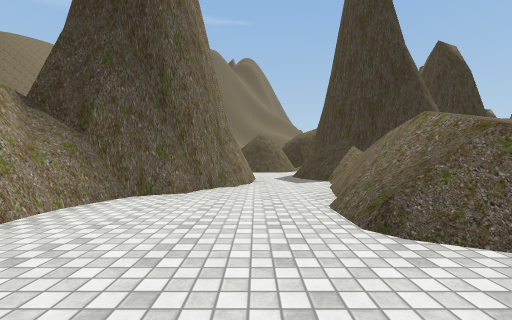
view 1 (above)

24 first-person views from a walk through a scene from a Unity 3-D project. The camera is 1.2 m above the floor, looks level and sees 90° across. The floor is counted in squares, 2 m on a side. Each view is taken from the middle of a square. On the plan, view 1 faces up. The plan holds only what a view shows up to about 9 squares ahead; the rest is blank. The place goes on beyond the plan. Some trees and plants on the terrain are drawn as simple stand-ins. The player character is not drawn. Some animated figures are left out. Some surface patterns are stand-ins.

view 2
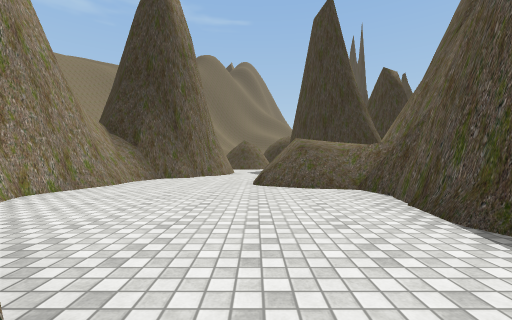

view 3
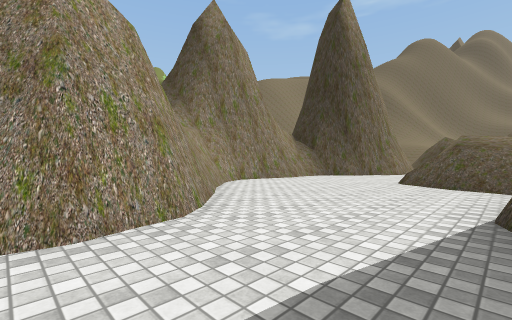

view 4
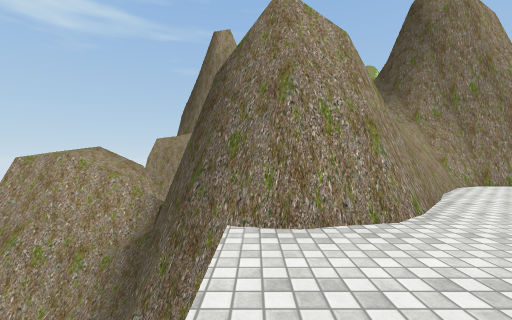

view 5
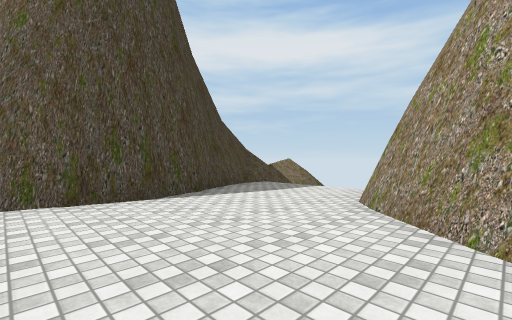

view 6
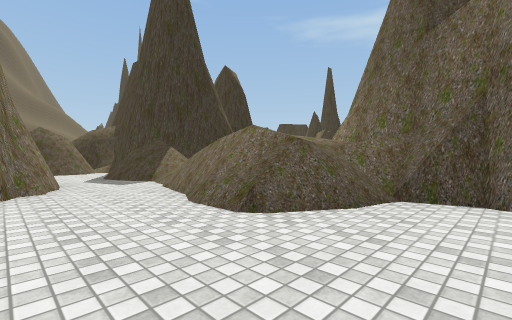

view 7
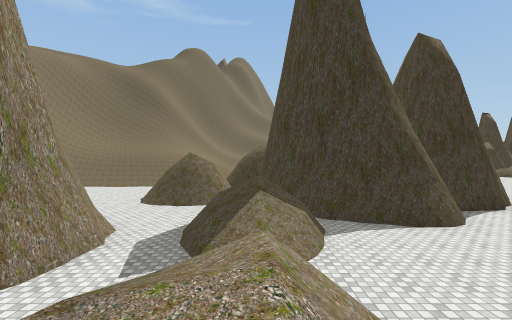

view 8
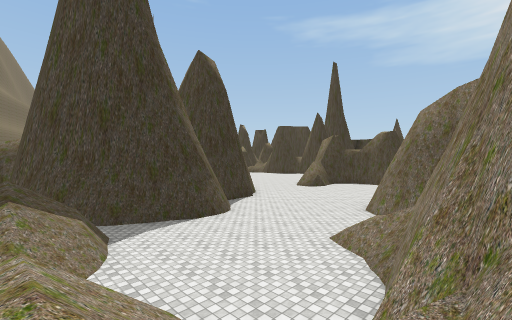

view 9
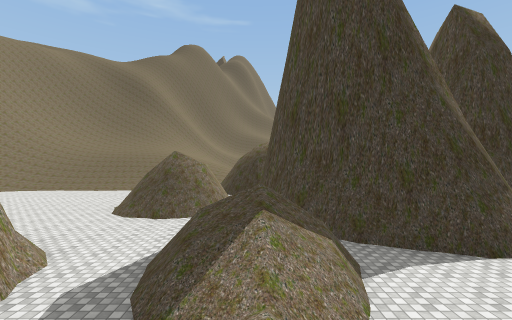

view 10
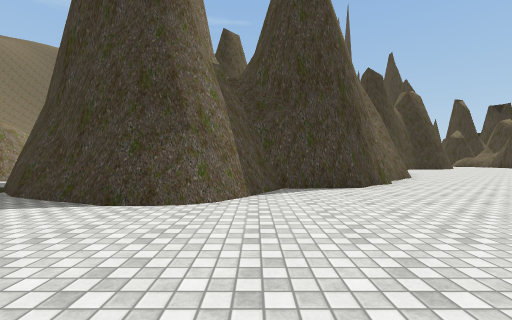

view 11
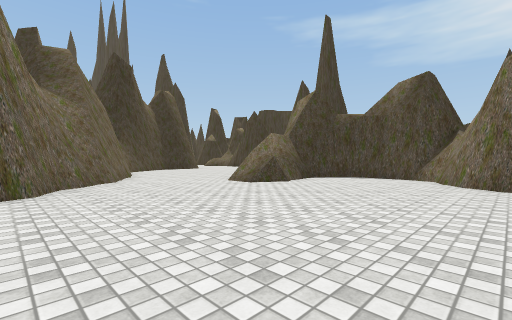

view 12
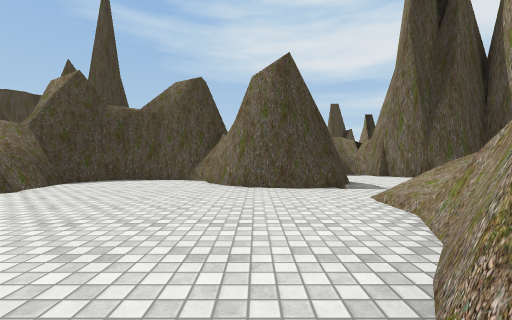

view 13
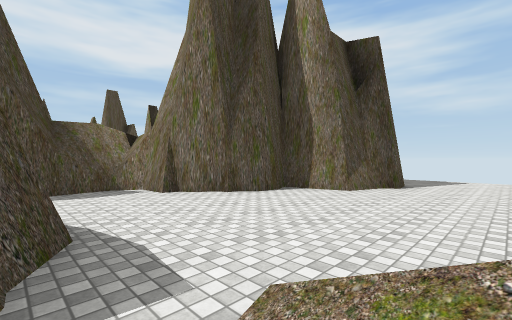

view 14
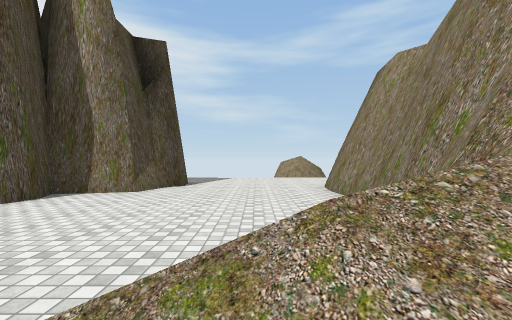

view 15
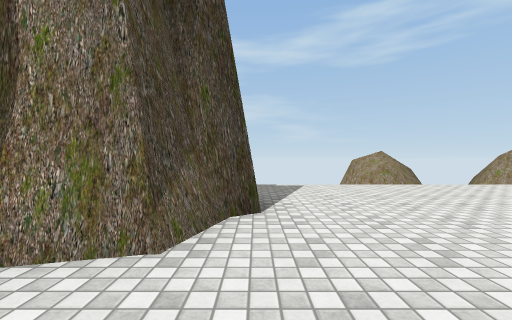

view 16
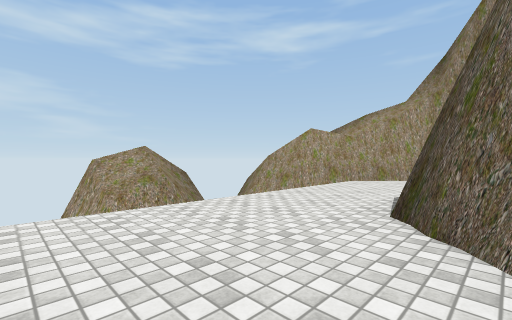

view 17
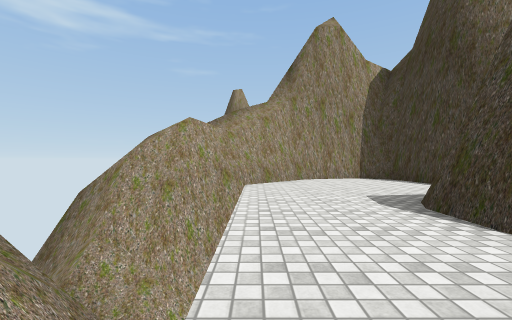

view 18
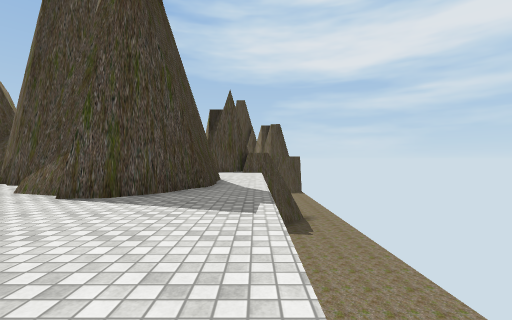

view 19
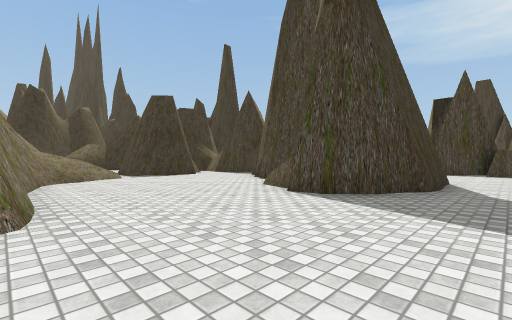

view 20
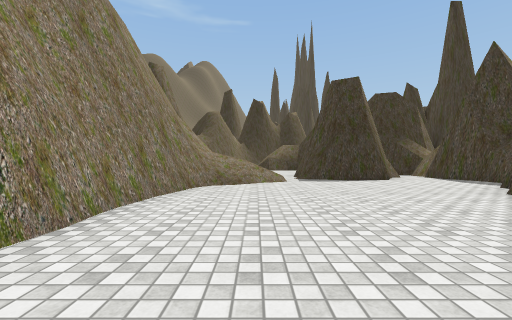

view 21
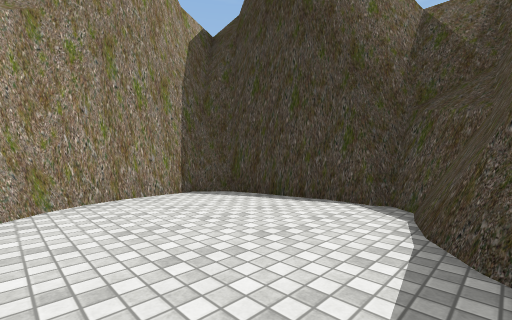

view 22
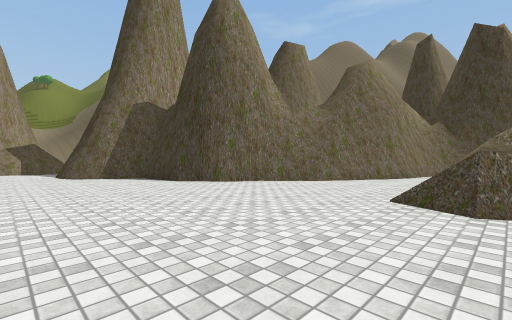

view 23
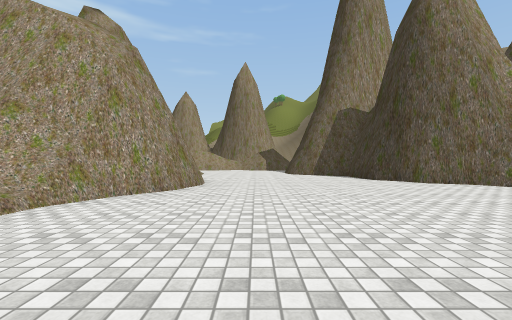

view 24
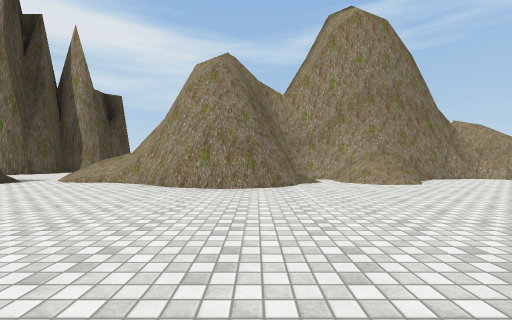

### Floor plan
Key: @ floor where view 1 was taken; # wall or solid block; . main floor; : floor 1.5 m higher than the main floor; / step, stairs or slope; = window, fence, low wall or low ledge; ^ raised ledge; v drop or lower ground.
Columns run from 5 left of view 1 to 26 right of it. Each row starts with its distance up from view 1.
 18                     #.
 17                     #.
 16                    ##.
 15                   ##...
 14 .../=###/        ##....
 13 ..../:#//       ##....=##
 12  ...... /#    ###.....//###
 11   .....  ### ##...........#
 10     ...   /###............#
  9     #..=//................#
  8     #..=//...............##
  7     #..///..............###
  6    ##..= /.......###....#####
  5   ##...=//...//.## ##//.###.##
  4  ##....v///######   #/=/.....#
  3   #...=#//##  ###   #/.......#
  2   #....=//^         #......###
  1   #...../#^         #......#
  0   #..@../#   #####  #.....##
 -1   #.....##  ##...#  #....###
 -2   ##....##  #....####...####
 -3    ###...#  ##...........###
 -4      #...#   #..................
 -5      #...^#  ##.................
 -6     ##v v^^   ##vv vvv   vvvvv
 -7   vvvv  v#     ##vv#^^   vvvvv
 -8   #^vv          ^vv^^^   vvvvv

Positions as (right, up) in squares from view 1, and headings:
1: (0, 0), facing up
2: (1, -4), facing up
3: (3, -5), facing up-left
4: (3, -5), facing left
5: (-1, 0), facing down-right
6: (-1, 0), facing up-right
7: (3, 3), facing up
8: (3, 3), facing up-right
9: (3, 5), facing up
10: (9, 6), facing up
11: (12, 7), facing up-right
12: (13, 7), facing right
13: (17, 5), facing down-right
14: (17, 5), facing down
15: (19, 1), facing down
16: (17, -2), facing down-left
17: (16, -5), facing left
18: (15, -5), facing right
19: (15, -5), facing up-right
20: (17, -3), facing up
21: (12, -4), facing up-left
22: (18, 8), facing up-left
23: (19, 8), facing left
24: (12, 12), facing down
